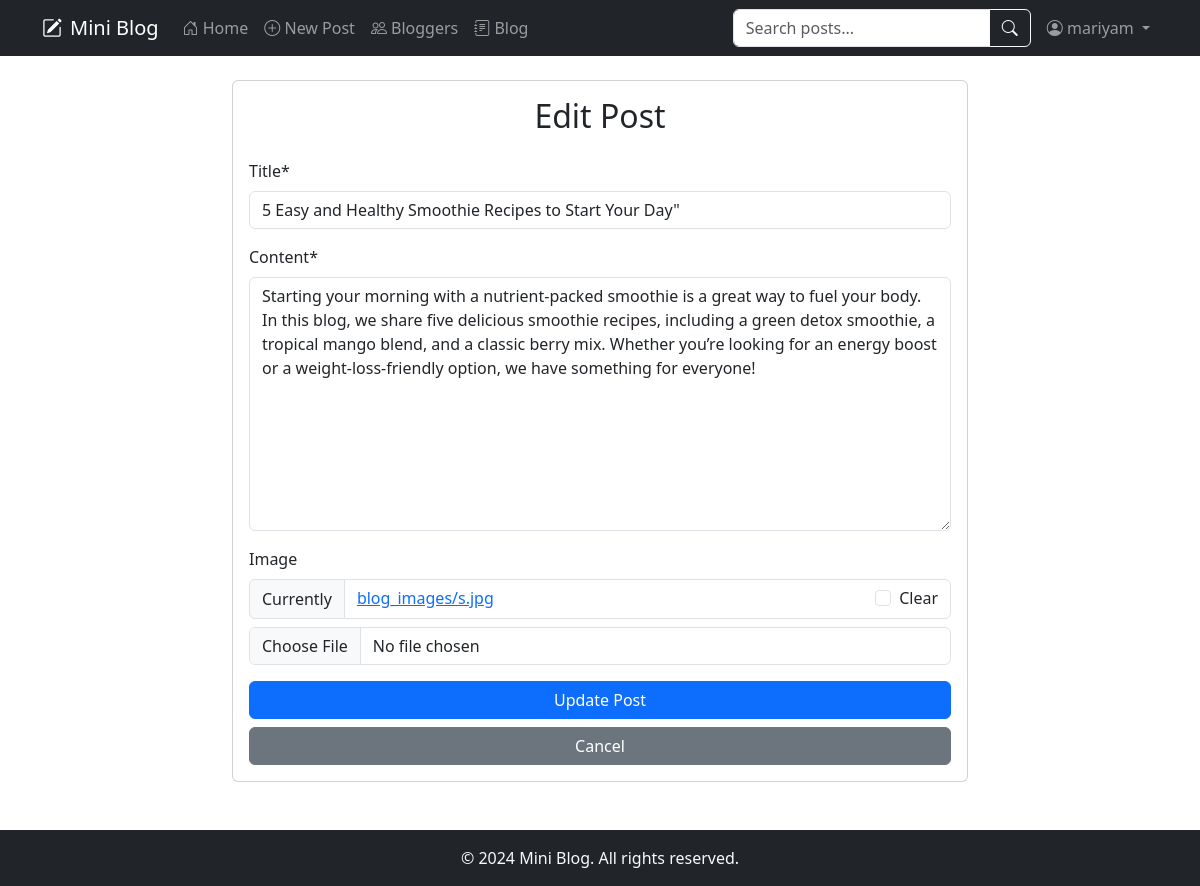
Screenshot of /post/5-easy-and-healthy-smoothie-recipes-to-start-your-day/edit/ (signed in) with the database file from the repository.
### blog/models.py (models this page shows, shortened)
class Post(models.Model):
    title = models.CharField(max_length=200)
    slug = models.SlugField(unique=True, blank=True)
    content = RichTextField()
    author = models.ForeignKey(User, on_delete=models.CASCADE)
    created_date = models.DateTimeField(auto_now_add=True)
    updated_date = models.DateTimeField(auto_now=True)
    image = models.ImageField(upload_to='blog_images/', blank=True, null=True)
    tags = TaggableManager()
    likes = models.ManyToManyField(User, related_name='blog_posts')
    total_likes = models.IntegerField(default=0)
    def total_likes(self):
        return self.likes.count()
    class Meta:
        ordering = ['-created_date']

### blog/views.py (the view, shortened to what this page needs)
# urls.py: path('post/<slug:slug>/edit/', views.PostUpdateView.as_view(), name='post_update'),
class PostUpdateView(LoginRequiredMixin, UserPassesTestMixin, UpdateView):
    model = Post
    form_class = PostForm
    template_name = 'blog/post_form.html'
    def test_func(self):
        post = self.get_object()
        return self.request.user == post.author

### blog/forms.py
class PostForm(forms.ModelForm):
    class Meta:
        model = Post
        fields = ['title', 'content', 'image', 'tags']

### blog/templates/blog/post_form.html (shortened to what this page needs)
{% extends 'blog/base.html' %}
{% load crispy_forms_tags %}
{% block content %}
<div class="row justify-content-center">
    <div class="col-md-8">
        <div class="card">
            <div class="card-body">
                <h2 class="card-title text-center mb-4">
                    {% if form.instance.pk %}Edit Post{% else %}Create New Post{% endif %}
                </h2>
                <form method="POST" enctype="multipart/form-data">
                    {{ form|crispy }}
                    <div class="d-grid gap-2">
                        <button type="submit" class="btn btn-primary">
                            {% if form.instance.pk %}Update Post{% else %}Create Post{% endif %}
                        </button>
                        <a href="{% url 'home' %}" class="btn btn-secondary">Cancel</a>
                    </div>
                </form>
            </div>
        </div>
    </div>
</div>
{% endblock %}

### blog/templates/blog/base.html (shortened to what this page needs)
<!DOCTYPE html>
<html lang="en">
<head>
    <link href="https://cdn.jsdelivr.net/npm/bootstrap@5.3.0/dist/css/bootstrap.min.css" rel="stylesheet">
    <link rel="stylesheet" href="https://cdn.jsdelivr.net/npm/bootstrap-icons@1.7.2/font/bootstrap-icons.css">
</head>
<body>
    <nav class="navbar navbar-expand-lg navbar-dark bg-dark mb-4">
        <div class="container">
            <a class="navbar-brand d-flex align-items-center" href="{% url 'home' %}">
                <i class="bi bi-pencil-square me-2"></i>
                Mini Blog
            </a>
            <div class="collapse navbar-collapse" id="navbarNav">
                <ul class="navbar-nav me-auto">
                    <li class="nav-item">
                        <a class="nav-link" href="{% url 'home' %}">
                            <i class="bi bi-house-door"></i> Home
                        </a>
                    </li>
                    {% if user.is_authenticated %}
                    <li class="nav-item">
                        <a class="nav-link" href="{% url 'post_create' %}">
                            <i class="bi bi-plus-circle"></i> New Post
                        </a>
                    </li>
                    <li class="nav-item">
                        <a class="nav-link" href="{% url 'bloggers' %}">
                            <i class="bi bi-people"></i> Bloggers
                        </a>
                    </li>
                    {% endif %}
                    <li class="nav-item">
                        <a class="nav-link" href="{% url 'blog' %}">
                            <i class="bi bi-journal-text"></i> Blog
                        </a>
                    </li>
                </ul>
                <form class="d-flex me-2" action="{% url 'post_search' %}" method="get">
                    <div class="input-group">
                        <input class="form-control" type="search" name="q" placeholder="Search posts..." aria-label="Search">
                        <button class="btn btn-outline-light" type="submit">
                            <i class="bi bi-search"></i>
                        </button>
                    </div>
                </form>
                <ul class="navbar-nav">
                    {% if user.is_authenticated %}
                    <li class="nav-item dropdown">
                        <a class="nav-link dropdown-toggle" href="#" id="userDropdown" role="button" data-bs-toggle="dropdown">
                            <i class="bi bi-person-circle"></i> {{ user.username }}
                        </a>
                    </li>
                    {% endif %}
                </ul>
            </div>
        </div>
    </nav>
    <div class="container">
        {% block content %}
        {% endblock %}
    </div>
    <footer class="bg-dark text-light mt-5 py-3">
        <div class="container text-center">
            <p class="mb-0">&copy; 2024 Mini Blog. All rights reserved.</p>
        </div>
    </footer>
</body>
</html>

### rows the page displays
Post: title "5 Easy and Healthy Smoothie Recipes to Start Your Day\"", content "Starting your morning with a nutrient-packed smoothie is a great way to fuel your body. In this blog, we share five delicious smoothie recipes, including a green detox smoothie, a tropical mango blend, and a classic berry mix. Whether you’re looking for an energy boost or a weight-loss-friendly option, we have something for everyone!"

### other values shown
{{ user.username }} "mariyam"
